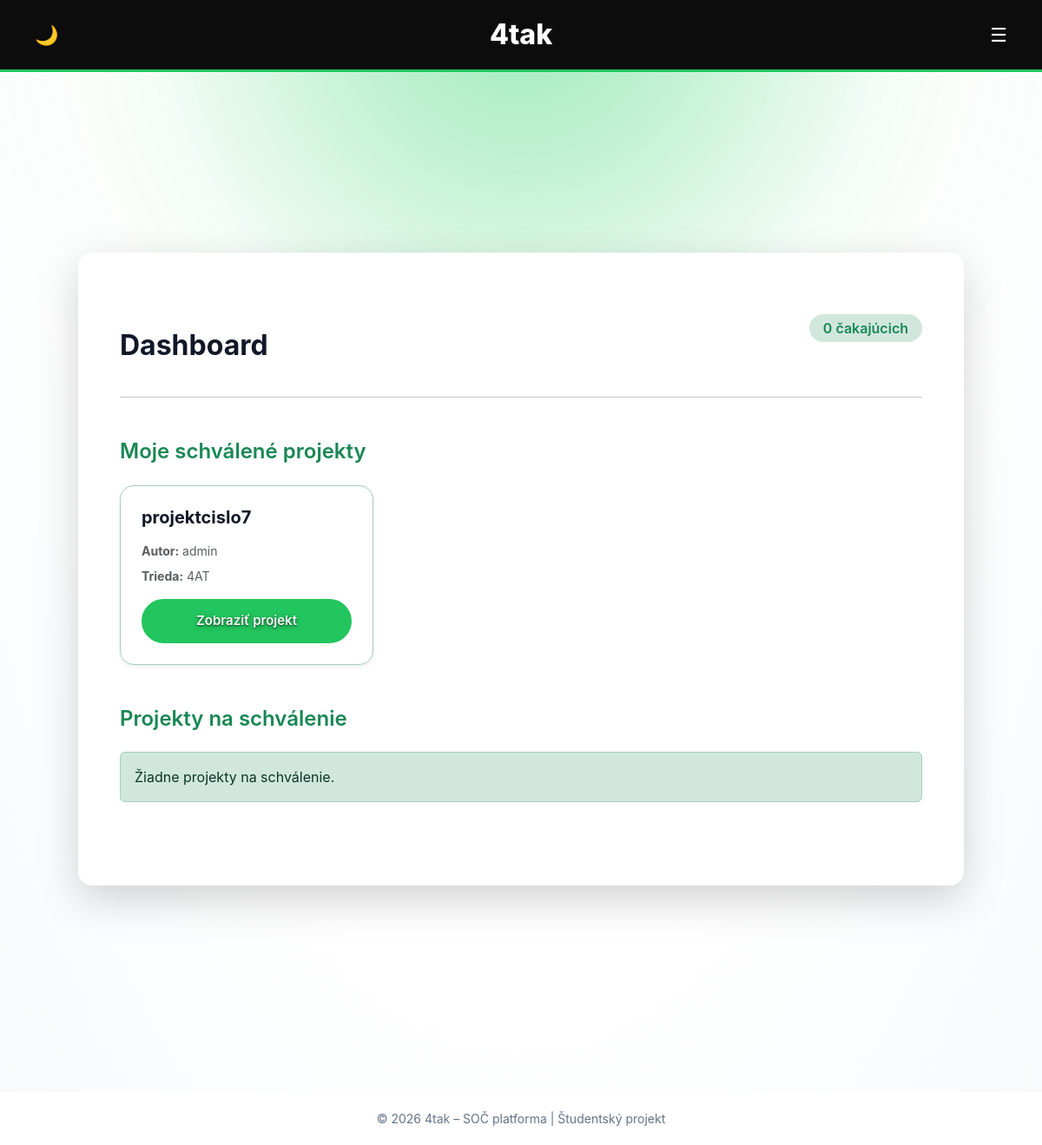
/teacher-dashboard/ (signed in), run on an earlier commit of the app's database.
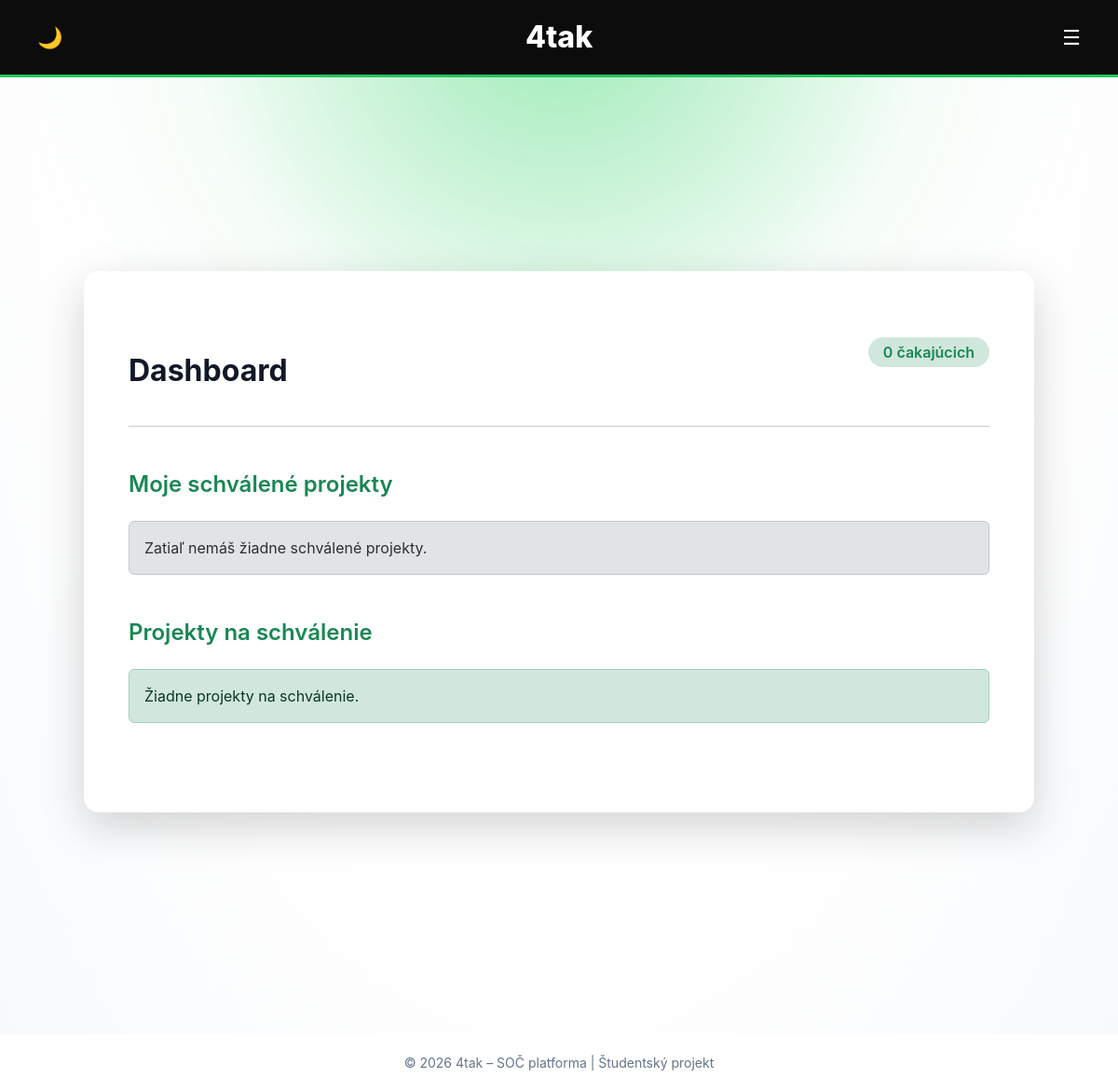
And on a later commit of the database.
### projects/models.py (models this page shows, shortened)
class Project(models.Model):
    PROJECT_TYPE_CHOICES = [
        ('web', 'Webová aplikácia'),
        ('physical', 'Fyzická práca'),
    ]
    DIFFICULTY_CHOICES = [
        (1, 'Veľmi ľahká'),
        (2, 'Ľahká'),
        (3, 'Stredná'),
        (4, 'Ťažká'),
        (5, 'Veľmi ťažká'),
    ]
    CLASS_CHOICES = [
        ('4AT', '4AT'),
        ('4AS', '4AS'),
        ('4AM', '4AM'),
        ('4AI', '4AI'),
        ('4BI', '4BI'),
        ('4CI', '4CI'),
        ('4AE', '4AE'),
        ('3AT', '3AT'),
        ('3AS', '3AS'),
        ('3AM', '3AM'),
        ('3AI', '3AI'),
        ('3BI', '3BI'),
        ('3CI', '3CI'),
        ('3AE', '3AE'),
    ]
    mentor = models.ForeignKey(
        User,
        on_delete=models.SET_NULL,
        null=True,
        blank=True,
        related_name='mentored_projects'
    )
    title = models.CharField(max_length=200)
    functionality = models.TextField()
    project_type = models.CharField(
        max_length=10,
        choices=PROJECT_TYPE_CHOICES
    )
    difficulty = models.IntegerField(
    choices=DIFFICULTY_CHOICES
    )
    school_class = models.CharField(
        max_length=3,
        choices=CLASS_CHOICES,
        blank=True,
        null=True
    )
    image = models.ImageField(
        upload_to='projects/images/',
        blank=True,
        null=True
    )
    documentation_pdf = models.FileField(
        upload_to='projects/pdfs/',
        blank=True,
        null=True
    )
    video_url = models.URLField(blank=True, null=True)
    author = models.ForeignKey(User, on_delete=models.CASCADE)
    created_at = models.DateTimeField(auto_now_add=True)
    approved = models.BooleanField(default=False)

### projects/views.py (the view)
# urls.py: path('teacher-dashboard/', views.teacher_dashboard, name='teacher_dashboard'),
@login_required
def teacher_dashboard(request):
    if request.user.profile.role not in ['teacher', 'admin']:
        return redirect('project_list')
    if request.user.profile.role == 'teacher':
        pending_projects = Project.objects.filter(
            mentor=request.user,
            approved=False
        )
        approved_projects = Project.objects.filter(
            mentor=request.user,
            approved=True
        )
        pending_edits = ProjectEdit.objects.filter(
            original_project__mentor=request.user,
            approved=False
        )
    else:  # admin
        pending_projects = Project.objects.filter(
            approved=False
        )
        approved_projects = Project.objects.filter(
            approved=True
        )
        pending_edits = ProjectEdit.objects.filter(
            approved=False
        )
    return render(request, 'projects/teacher_dashboard.html', {
        'pending_projects': pending_projects,
        'approved_projects': approved_projects,
        'pending_edits': pending_edits,
    })

### projects/templates/projects/teacher_dashboard.html (shortened to what this page needs)
{% extends "projects/base.html" %}
{% block content %}
<div class="container py-5">
    <div class="card shadow-lg border-0 p-5 rounded-4">
        <div class="d-flex justify-content-between align-items-center mb-4">
            <h2 class="mb-0 fw-bold">
                Dashboard
            </h2>
            <span class="badge bg-success-subtle text-success fs-6 px-3 py-2">
                {{ pending_projects|length }} čakajúcich
            </span>
        </div>
        <hr class="mb-5">
        <h4 class="mb-4 text-success fw-semibold">
            Moje schválené projekty
        </h4>
        <div class="row g-4 mb-5">
            {% for project in approved_projects %}
            <div class="col-md-6 col-lg-4">
                <div class="border border-success-subtle rounded-4 p-4 h-100 d-flex flex-column shadow-sm">
                    <h5 class="fw-bold mb-3">
                        {{ project.title }}
                    </h5>
                    <div class="small text-muted mb-2">
                        <strong>Autor:</strong> {{ project.author.username }}
                    </div>
                    <div class="small text-muted mb-3">
                        <strong>Trieda:</strong> {{ project.school_class }}
                    </div>
                    <div class="mt-auto">
                        <a href="{% url 'project_detail' project.pk %}"
                           class="btn btn-success w-100 rounded-pill">
                            Zobraziť projekt
                        </a>
                    </div>
                </div>
            </div>
            {% empty %}
                <div class="col-12">
                    <div class="alert alert-secondary mb-0">
                        Zatiaľ nemáš žiadne schválené projekty.
                    </div>
                </div>
            {% endfor %}
        </div>
        <h4 class="mb-4 text-success fw-semibold">
            Projekty na schválenie
        </h4>
        <div class="row g-4 mb-5">
            {% for project in pending_projects %}
            <div class="col-md-6 col-lg-4">
                <div class="border border-success-subtle rounded-4 p-4 h-100 d-flex flex-column shadow-sm">
                    <h5 class="fw-bold mb-3">
                        {{ project.title }}
                    </h5>
                    <div class="small text-muted mb-2">
                        <strong>Autor:</strong> {{ project.author.username }}
                    </div>
                    <div class="small text-muted mb-3">
                        <strong>Trieda:</strong> {{ project.school_class }}
                    </div>
                    <div class="mt-auto">
                        <a href="{% url 'project_detail' project.pk %}"
                           class="btn btn-success w-100 rounded-pill">
                            Skontrolovať
                        </a>
                    </div>
                </div>
            </div>
            {% empty %}
                <div class="col-12">
                    <div class="alert alert-success mb-0">
                        Žiadne projekty na schválenie.
                    </div>
                </div>
            {% endfor %}
        </div>
    </div>
</div>
{% endblock %}

What changed in the data, as far as the page shows it:
removed Project: title "projektcislo7", author.username "admin", school_class "4AT"
Also different on the page:
text now shown: "Zatiaľ nemáš žiadne schválené projekty."
